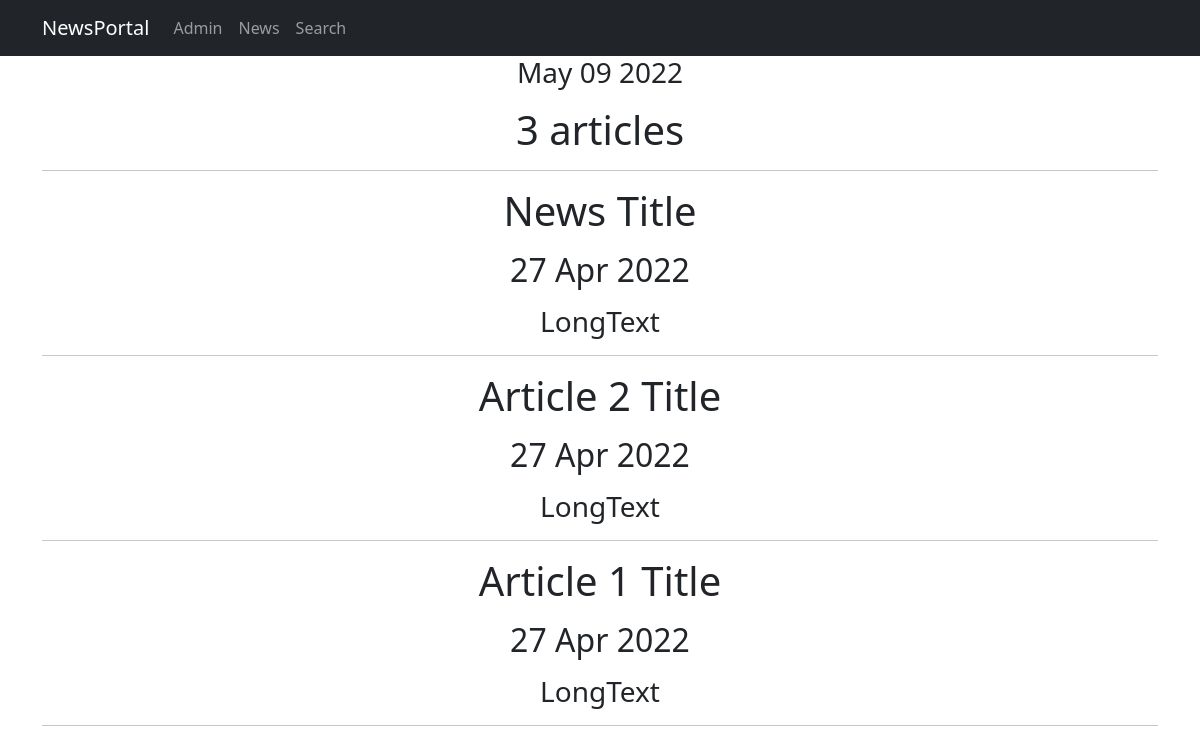
Before: /news/ with the older database file.
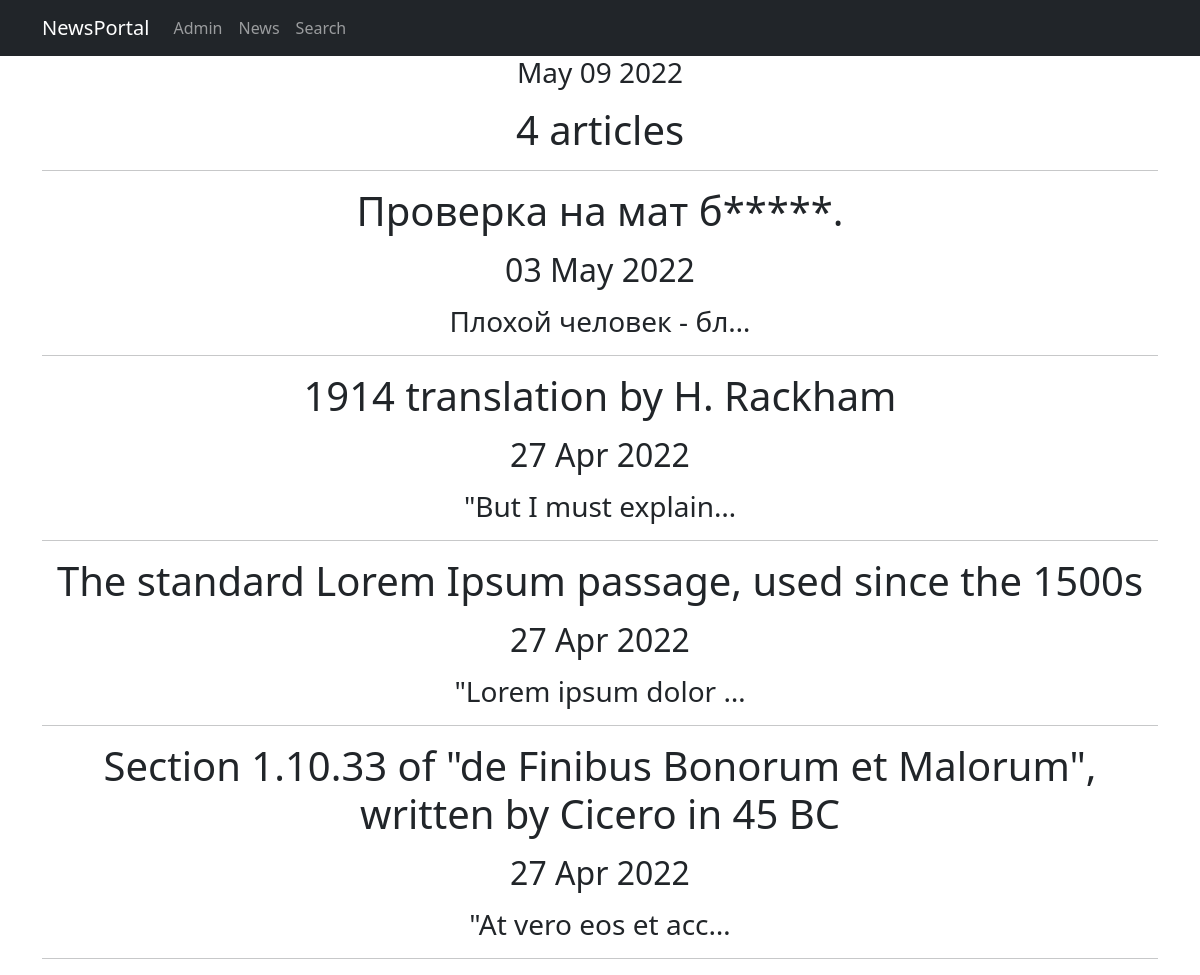
After: the same page with the newer database file.
### NewsPortal/models.py (models this page shows, shortened)
class Post(models.Model):
    author = models.ForeignKey(Author, on_delete=models.CASCADE)
    NEWS = 'N'
    ARTICLE = 'A'
    CATEGORY_CHOICE = (
        (NEWS, 'Новость'),
        (ARTICLE, 'Статья'),
    )
    сategoryType = models.CharField(max_length=1, choices=CATEGORY_CHOICE, default=ARTICLE)
    creation_timedate = models.DateTimeField(auto_now_add=True)
    postCategory = models.ManyToManyField(Category, through="PostCategory")
    title = models.CharField(max_length=128)
    text = models.TextField()
    rating = models.SmallIntegerField(default=0)

### NewsPortal/views.py (the view)
# urls.py: path('', NewsList.as_view(), name='news_list'),
class NewsList(ListView):
    model = Post
    ordering = '-creation_timedate'
    template_name = 'news.html'
    context_object_name = 'news'
    paginate_by = 10
    def get_queryset(self):
        queryset = super().get_queryset()
        self.filterset = PostFilter(self.request.GET, queryset)
        return self.filterset.qs
    def get_context_data(self, **kwargs):
        context = super().get_context_data(**kwargs)
        context['time_now'] = datetime.utcnow()
        context['filterset'] = self.filterset
        return context

### NewsPortal/templatetags/custom_filters.py (called while the page is built)
@register.filter()
def censor(value):
   for i in curselist:
      if i.find(value):
         value = value.replace(i[1::], "*" * len(i))
      else:
         return f'{value}'
   return f'{value}'

### templates/news.html (shortened to what this page needs)
{% extends 'default.html' %}
{% load custom_filters %}
{% load custom_tags %}
{% block content %}
    <h3>{{ time_now|date:'M d Y' }}</h3>
    <p>
    <h1>{{ news|length }} articles </h1>
    <hr>
    {% if news %}
        {% for n in news %}
            <h1>{{ n.title|censor }}
            <p>
            <h2>{{ n.creation_timedate|date:'d M Y' }}
            <p>
            <h3>{{ n.text|truncatechars:20|censor }}
            <hr>
        {% endfor %}
    {% else %}
        <h2>Новостей нет!</h2>
    {% endif %}
{% endblock content %}

### templates/default.html (shortened to what this page needs)
        {% load static %}
        <link href="{% static 'css/styles.css' %}" rel="stylesheet" />
    </head>
    <body>
        <nav class="navbar navbar-expand-lg navbar-dark bg-dark static-top">
            <div class="container">
                <a class="navbar-brand" href="#">NewsPortal</a>
                <div class="collapse navbar-collapse" id="navbarResponsive">
                    <ul class="navbar-nav ml-auto">
                        <li class="nav-item">
                            <a class="nav-link" href="/admin/">Admin</a>
                        </li>
                        <li class="nav-item">
                            <a class="nav-link" href="/news/">News</a>
                        </li>
                        <li class="nav-item">
                            <a class="nav-link" href="/news/search/">Search</a>
                        </li>
                    </ul>
                </div>
            </div>
        </nav>
        <div class="container">
            <div class="row">
                <div class="col-lg-12 text-center">
                    {% block content %}{% endblock content %}
                </div>
            </div>
         </div>
    </body>
</html>

Changed rows visible on the page:
added Post: title|censor "Проверка на мат б*****.", creation_timedate "03 May 2022", text|censor "Плохой человек - бл…"
changed Post: title|censor "News Title" → "1914 translation by H. Rackham"; text|censor "LongText" → "\"But I must explain…"
changed Post: title|censor "Article 2 Title" → "The standard Lorem Ipsum passage, used since the 1500s"; text|censor "LongText" → "\"Lorem ipsum dolor …"
changed Post: title|censor "Article 1 Title" → "Section 1.10.33 of \"de Finibus Bonorum et Malorum\", written by Cicero in 45 BC"; text|censor "LongText" → "\"At vero eos et acc…"
Other visible differences:
{{ news|length }}: "3" → "4"
